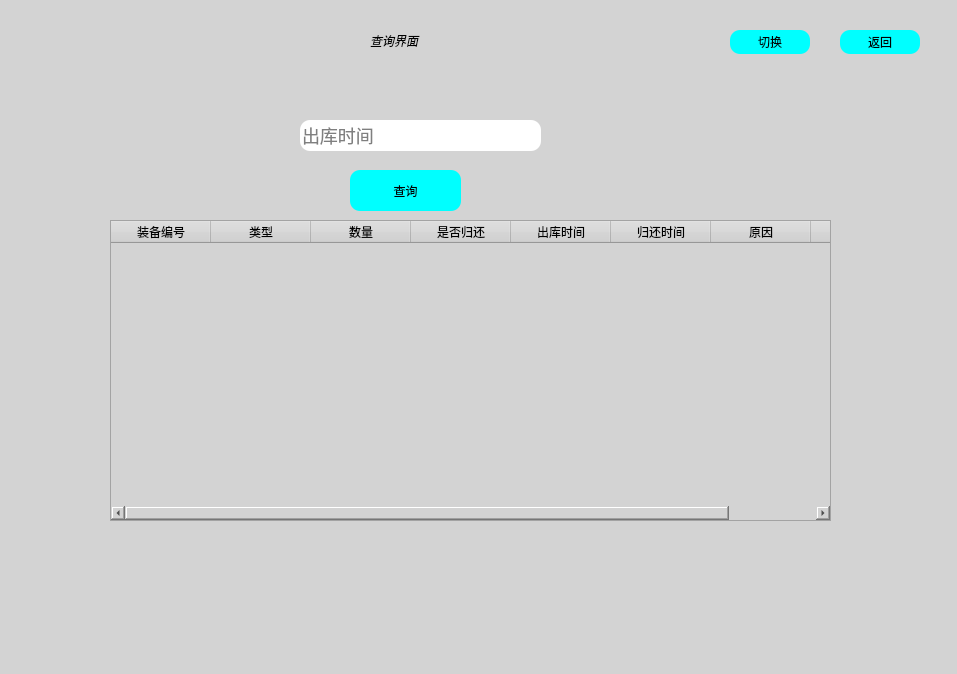
<?xml version="1.0" encoding="UTF-8"?>
<ui version="4.0">
 <class>queryInterface</class>
 <widget class="QDialog" name="queryInterface">
  <property name="geometry">
   <rect>
    <x>0</x>
    <y>0</y>
    <width>957</width>
    <height>674</height>
   </rect>
  </property>
  <property name="windowTitle">
   <string>Dialog</string>
  </property>
  <property name="styleSheet">
   <string notr="true">background-color: rgb(211,211,211);
background-position: center center;</string>
  </property>
  <widget class="QLabel" name="label">
   <property name="geometry">
    <rect>
     <x>370</x>
     <y>20</y>
     <width>111</width>
     <height>41</height>
    </rect>
   </property>
   <property name="styleSheet">
    <string notr="true">font: 700 16pt &quot;Microsoft YaHei UI&quot;;
background:rgba(85,170,225,0);
	font-style: italic bold;
	font size:14px;</string>
   </property>
   <property name="text">
    <string>查询界面</string>
   </property>
  </widget>
  <widget class="QLabel" name="label_4">
   <property name="geometry">
    <rect>
     <x>110</x>
     <y>220</y>
     <width>54</width>
     <height>16</height>
    </rect>
   </property>
   <property name="text">
    <string/>
   </property>
  </widget>
  <widget class="QLabel" name="label_12">
   <property name="geometry">
    <rect>
     <x>110</x>
     <y>230</y>
     <width>54</width>
     <height>16</height>
    </rect>
   </property>
   <property name="text">
    <string/>
   </property>
  </widget>
  <widget class="QStackedWidget" name="stackedWidget">
   <property name="geometry">
    <rect>
     <x>90</x>
     <y>70</y>
     <width>751</width>
     <height>631</height>
    </rect>
   </property>
   <property name="currentIndex">
    <number>0</number>
   </property>
   <widget class="QWidget" name="page">
    <widget class="QPushButton" name="btn_query">
     <property name="geometry">
      <rect>
       <x>260</x>
       <y>100</y>
       <width>111</width>
       <height>41</height>
      </rect>
     </property>
     <property name="styleSheet">
      <string notr="true">background:#00FFFF;

	border-style:outset;
	border-radius:10px;
</string>
     </property>
     <property name="text">
      <string>查询</string>
     </property>
    </widget>
    <widget class="QTableWidget" name="tableWidget_2">
     <property name="geometry">
      <rect>
       <x>20</x>
       <y>150</y>
       <width>721</width>
       <height>301</height>
      </rect>
     </property>
     <column>
      <property name="text">
       <string>装备编号</string>
      </property>
     </column>
     <column>
      <property name="text">
       <string>类型</string>
      </property>
     </column>
     <column>
      <property name="text">
       <string>数量</string>
      </property>
     </column>
     <column>
      <property name="text">
       <string>是否归还</string>
      </property>
     </column>
     <column>
      <property name="text">
       <string>出库时间</string>
      </property>
     </column>
     <column>
      <property name="text">
       <string>归还时间</string>
      </property>
     </column>
     <column>
      <property name="text">
       <string>原因</string>
      </property>
     </column>
     <column>
      <property name="text">
       <string>出库天数</string>
      </property>
     </column>
    </widget>
    <widget class="QLineEdit" name="lineEdit_deliveryDate">
     <property name="geometry">
      <rect>
       <x>210</x>
       <y>50</y>
       <width>241</width>
       <height>31</height>
      </rect>
     </property>
     <property name="styleSheet">
      <string notr="true">color: #000000;
background-color: rgb(255, 255, 255);
	font-size:18px;
	border-style:outset;
	border-radius:10px;</string>
     </property>
     <property name="placeholderText">
      <string>出库时间</string>
     </property>
    </widget>
   </widget>
   <widget class="QWidget" name="page_2">
    <widget class="QLineEdit" name="lineEdit_queryTime">
     <property name="geometry">
      <rect>
       <x>190</x>
       <y>20</y>
       <width>241</width>
       <height>31</height>
      </rect>
     </property>
     <property name="styleSheet">
      <string notr="true">color: #000000;
background-color: rgb(255, 255, 255);
	font-size:18px;
	border-style:outset;
	border-radius:10px;</string>
     </property>
     <property name="placeholderText">
      <string>入库时间</string>
     </property>
    </widget>
    <widget class="QPushButton" name="btn_time_query">
     <property name="geometry">
      <rect>
       <x>250</x>
       <y>80</y>
       <width>111</width>
       <height>41</height>
      </rect>
     </property>
     <property name="styleSheet">
      <string notr="true">background:#00FFFF;

	border-style:outset;
	border-radius:10px;
</string>
     </property>
     <property name="text">
      <string>查询</string>
     </property>
    </widget>
    <widget class="QTableWidget" name="tableWidget">
     <property name="geometry">
      <rect>
       <x>50</x>
       <y>150</y>
       <width>691</width>
       <height>321</height>
      </rect>
     </property>
     <column>
      <property name="text">
       <string>装备编号</string>
      </property>
     </column>
     <column>
      <property name="text">
       <string>类型</string>
      </property>
     </column>
     <column>
      <property name="text">
       <string>来源</string>
      </property>
     </column>
     <column>
      <property name="text">
       <string>入库时间</string>
      </property>
     </column>
     <column>
      <property name="text">
       <string>数量</string>
      </property>
     </column>
     <column>
      <property name="text">
       <string>负责人</string>
      </property>
     </column>
     <column>
      <property name="text">
       <string>有效期限</string>
      </property>
     </column>
    </widget>
   </widget>
  </widget>
  <widget class="QPushButton" name="btn_switch">
   <property name="geometry">
    <rect>
     <x>730</x>
     <y>30</y>
     <width>80</width>
     <height>24</height>
    </rect>
   </property>
   <property name="styleSheet">
    <string notr="true">background:#00FFFF;

	border-style:outset;
	border-radius:10px;
</string>
   </property>
   <property name="text">
    <string>切换</string>
   </property>
  </widget>
  <widget class="QPushButton" name="btn_return">
   <property name="geometry">
    <rect>
     <x>840</x>
     <y>30</y>
     <width>80</width>
     <height>24</height>
    </rect>
   </property>
   <property name="styleSheet">
    <string notr="true">background:#00FFFF;

	border-style:outset;
	border-radius:10px;
</string>
   </property>
   <property name="text">
    <string>返回</string>
   </property>
  </widget>
 </widget>
 <resources/>
 <connections/>
</ui>
